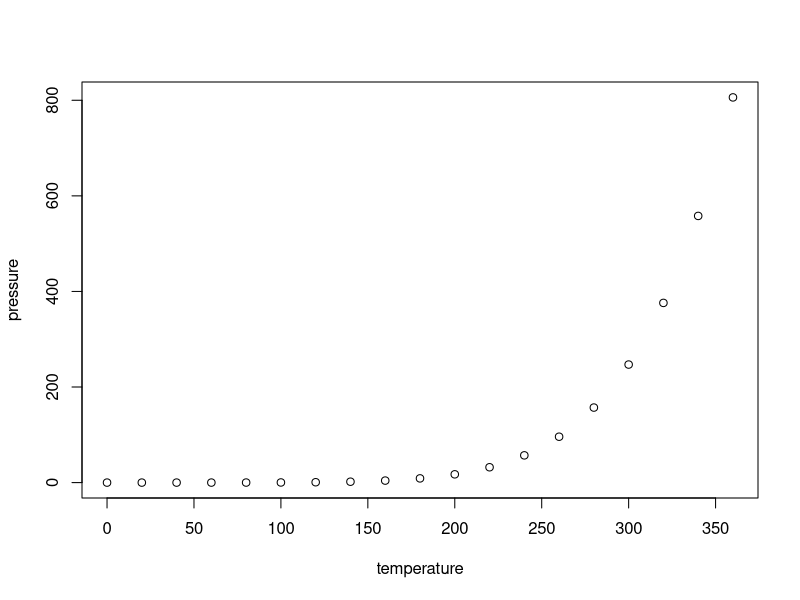
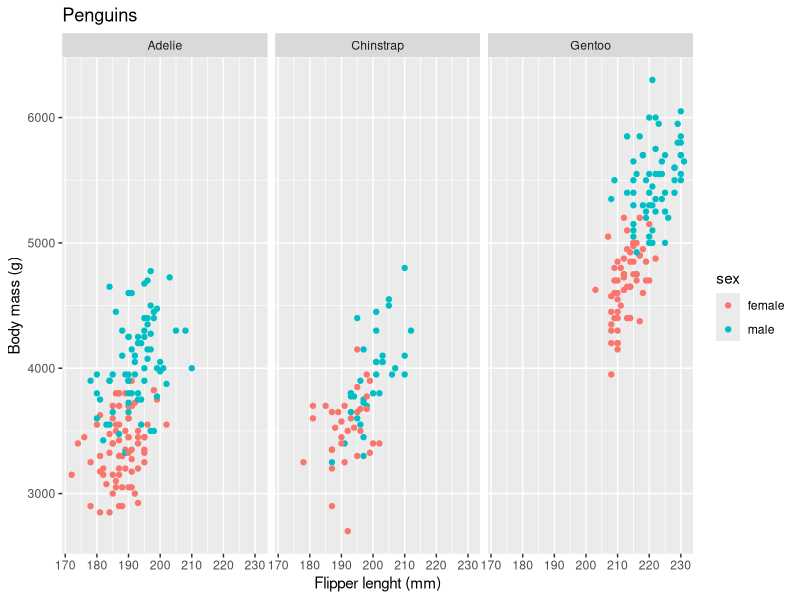

The R script that drew these images, in order:
## ---- chunk 1
knitr::opts_chunk$set(echo = TRUE)
## ---- chunk 2
summary(cars)
## ---- chunk 3
plot(pressure)
## ---- chunk 4
library(tidyverse)
library(palmerpenguins)
## ---- chunk 5
data(penguins)
penguins_clean <- penguins %>%
  drop_na()
## ---- chunk 6
ggplot(data = penguins_clean) +
  geom_point(
   mapping = aes(
     x = flipper_length_mm,
     y = body_mass_g,
     color = sex
   )
  ) +
  facet_wrap(~species) +
  labs(
    title = "Penguins",
    x = "Flipper lenght (mm)",
    y = "Body mass (g)"
  )
